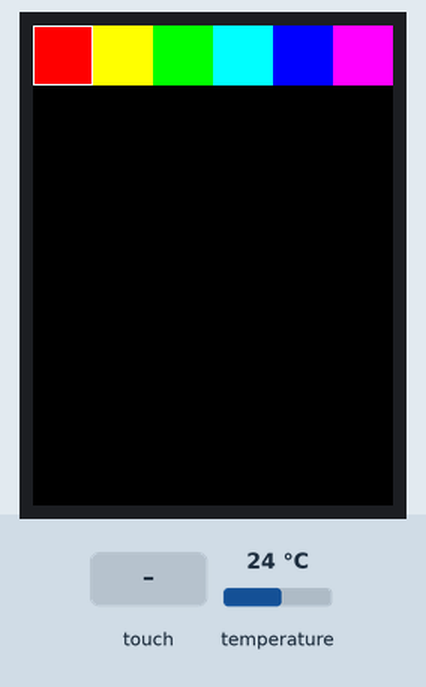
Simulated run of this sketch. Board: Arduino Uno, built with avr-gcc and run on an emulated ATmega328P. Parts: 240×320 colour display. The test bench sets the inputs (shaded band); at power-on: temperature 24 °C. The local clock reads 2024-03-15 10:24:30 at power-on unless the sketch sets it.

Above: at 2.5 s.
2.6 s: touch panel pressed at 13 % / 10 % of its raw x / y range
Timing chart, 0 to 5.6 s (numbered marks = the images above; inputs shaded):
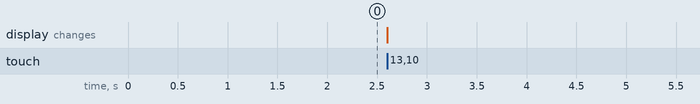

The sketch:

Orientation___rtc.ino
```cpp
/*
   Roman Yushchyk
   200368308
   Alarm Clock
*/
// Library list
#include <TouchScreen.h>
#include <Adafruit_GFX.h>    // Core graphics library
#include <Adafruit_TFTLCD.h> // Hardware-specific library
//#include <UTFTGLUE.h>
//#include <TFT_HX8357GLUE.h>
//#include <MCUFRIEND_kbv.h>
#include <DS3231.h>

// Intstantiation of a LCD TFT
//MCUFRIEND_kbv tft;
//TFT_HX8357GLUE tft;
Adafruit_TFTLCD tft;

// Real time clock Intstantiation
DS3231  rtc(SDA, SCL);

// Pin Assignment for a screen
uint8_t YP = A1;  // must be an analog pin, use "An" notation!
uint8_t XM = A2;  // must be an analog pin, use "An" notation!
uint8_t YM = 7;   // can be a digital pin
uint8_t XP = 6;   // can be a digital pin

// Object declaration
uint8_t SwapXY; // Swap switch state container
uint16_t TS_LEFT; // Touch screen reference value container
uint16_t TS_RT; // Touch screen reference value container
uint16_t TS_TOP; // Touch screen reference value container
uint16_t TS_BOT; // Touch screen reference value container
uint16_t identifier;
uint8_t Orientation = 0;    // 0 - 3, 0 - PORTRAIT(USB Side), 1 - Landscape
uint16_t tmp;
uint16_t xpos, ypos;  //screen coordinates
int16_t BOXSIZE;
int16_t PENRADIUS = 3;
uint16_t oldcolor, currentcolor;
char *name = "Unknown controller"; // Screen controller name container
static word totalTime, elapsedTime, playback, minutes, seconds, lastSeconds, minutesR, secondsR;
float currentTemperature, temperature;
String currentClock, currentHours, currentMinutes, currentSeconds, currentDate;
String timeString, hoursString, minutesString, secondsString, hoursS, minutesS, secondsS, dateS;
#define MINPRESSURE 20
#define MAXPRESSURE 1000
#define SWAP(a,b) {uint16_t tmp = a; a = b; b = tmp;}
// Color table
#define Black           0x0000      /*   0,   0,   0 */
#define Navy            0x000F      /*   0,   0, 128 */
#define DarkGreen       0x03E0      /*   0, 128,   0 */
#define DarkCyan        0x03EF      /*   0, 128, 128 */
#define Maroon          0x7800      /* 128,   0,   0 */
#define Purple          0x780F      /* 128,   0, 128 */
#define Olive           0x7BE0      /* 128, 128,   0 */
#define LightGrey       0xC618      /* 192, 192, 192 */
#define DarkGrey        0x7BEF      /* 128, 128, 128 */
#define Blue            0x001F      /*   0,   0, 255 */
#define Green           0x07E0      /*   0, 255,   0 */
#define Cyan            0x07FF      /*   0, 255, 255 */
#define Red             0xF800      /* 255,   0,   0 */
#define Magenta         0xF81F      /* 255,   0, 255 */
#define Yellow          0xFFE0      /* 255, 255,   0 */
#define White           0xFFFF      /* 255, 255, 255 */
#define Orange          0xFD20      /* 255, 165,   0 */
#define GreenYellow     0xAFE5      /* 173, 255,  47 */
#define Pink            0xF81F
// Touch screen input instantiation
TouchScreen ts = TouchScreen(XP, YP, XM, YM, 300);
// Touch point container
TSPoint tp;

void draw_Note_Screen() { // Draw Note function
  ts = TouchScreen(XP, YP, XM, YM, 300);
  tft.begin(identifier);
  tft.setRotation(Orientation);
  BOXSIZE = tft.width() / 6;
  tft.fillScreen(Black);
  tft.fillRect(0, 0, BOXSIZE, BOXSIZE, Red);
  tft.fillRect(BOXSIZE, 0, BOXSIZE, BOXSIZE, Yellow);
  tft.fillRect(BOXSIZE * 2, 0, BOXSIZE, BOXSIZE, Green);
  tft.fillRect(BOXSIZE * 3, 0, BOXSIZE, BOXSIZE, Cyan);
  tft.fillRect(BOXSIZE * 4, 0, BOXSIZE, BOXSIZE, Blue);
  tft.fillRect(BOXSIZE * 5, 0, BOXSIZE, BOXSIZE, Magenta);
  tft.drawRect(0, 0, BOXSIZE, BOXSIZE, White);
  currentcolor = Red;
  delay(1000);

}

void note_Touch_Input_loop() { // Draw_Note_Loop_Function;

  // are we in top color box area ?
  if (ypos < BOXSIZE) {               //draw white border on selected color box
    oldcolor = currentcolor;

    if (xpos < BOXSIZE) {
      currentcolor = Red;
      tft.drawRect(0, 0, BOXSIZE, BOXSIZE, White);
    } else if (xpos < BOXSIZE * 2) {
      currentcolor = Yellow;
      tft.drawRect(BOXSIZE, 0, BOXSIZE, BOXSIZE, White);
    } else if (xpos < BOXSIZE * 3) {
      currentcolor = Green;
      tft.drawRect(BOXSIZE * 2, 0, BOXSIZE, BOXSIZE, White);
    } else if (xpos < BOXSIZE * 4) {
      currentcolor = Cyan;
      tft.drawRect(BOXSIZE * 3, 0, BOXSIZE, BOXSIZE, White);
    } else if (xpos < BOXSIZE * 5) {
      currentcolor = Blue;
      tft.drawRect(BOXSIZE * 4, 0, BOXSIZE, BOXSIZE, White);
    } else if (xpos < BOXSIZE * 6) {
      currentcolor = Magenta;
      tft.drawRect(BOXSIZE * 5, 0, BOXSIZE, BOXSIZE, White);
    }

    if (oldcolor != currentcolor) { // rub out the previous white border
      if (oldcolor == Red) tft.fillRect(0, 0, BOXSIZE, BOXSIZE, Red);
      if (oldcolor == Yellow) tft.fillRect(BOXSIZE, 0, BOXSIZE, BOXSIZE, Yellow);
      if (oldcolor == Green) tft.fillRect(BOXSIZE * 2, 0, BOXSIZE, BOXSIZE, Green);
      if (oldcolor == Cyan) tft.fillRect(BOXSIZE * 3, 0, BOXSIZE, BOXSIZE, Cyan);
      if (oldcolor == Blue) tft.fillRect(BOXSIZE * 4, 0, BOXSIZE, BOXSIZE, Blue);
      if (oldcolor == Magenta) tft.fillRect(BOXSIZE * 5, 0, BOXSIZE, BOXSIZE, Magenta);
    }
  }
  // are we in drawing area ?
  if (((ypos - PENRADIUS) > BOXSIZE) && ((ypos + PENRADIUS) < tft.height())) {
    tft.fillCircle(xpos, ypos, PENRADIUS, currentcolor);
  }
  // are we in erase area ?
  if (ypos > tft.height() - 10) {
    // press the bottom of the screen to erase
    tft.fillRect(0, BOXSIZE, tft.width(), tft.height() - BOXSIZE, Black);
  }
}


void drawHomeClock() {
  ts = TouchScreen(XP, YP, XM, YM, 300);
  tft.begin(identifier);
  tft.setRotation(Orientation);
  tft.fillScreen(Black);
  timeString = rtc.getTimeStr();
  currentHours = timeString.substring(0, 2);
  currentMinutes = timeString.substring(3, 5);
  currentSeconds = timeString.substring(6, 8);

  tft.setTextSize(2);
  tft.setTextColor(Green);
  tft.setCursor(224, 50);
  tft.print(currentSeconds);
  tft.setCursor(128, 50);
  tft.print(currentMinutes);
  tft.setCursor(32, 50);
  tft.print(currentHours);
  drawColon();
}

void drawColon() {
  tft.fillCircle (112, 65, 4, Green);
  tft.fillCircle (112, 85, 4, Green);
  tft.fillCircle (208, 65, 4, Green);
  tft.fillCircle (208, 85, 4, Green);
}

void setup() {
  // put your setup code here, to run once:
  Serial.begin(9600);
  tft.begin(9600);
  tft.reset();
  rtc.begin();
  identifier = tft.readID();
  if (identifier == 0x8357) {
    name = "HX8357D";
    TS_LEFT = 904; TS_RT = 170; TS_TOP = 950; TS_BOT = 158;
    SwapXY = 1;
  }
  else {
    name = "unknown";
  }

  // Orientation TFT screen
  switch (Orientation) {
    case 0:   break;        // No change,  calibrated for PORTRAIT
    case 1: SWAP(TS_LEFT, TS_BOT);  SWAP(TS_TOP, TS_RT); break; // Landscape
    case 2: SWAP(TS_LEFT, TS_RT); SWAP(TS_BOT, TS_TOP); break;
    case 3: SWAP(TS_RT, TS_BOT); SWAP(TS_RT, TS_LEFT); break;
  }
  currentTemperature = rtc.getTemp();
  currentDate = rtc.getDateStr();
  currentClock = rtc.getTimeStr();
  timeString = rtc.getTimeStr();
  currentHours = timeString.substring(0, 2);
  currentMinutes = timeString.substring(3, 5);
  currentSeconds = timeString.substring(6, 8);
  // Draw Notes page
  draw_Note_Screen();

}


void loop() {
  // put your main code here, to run repeatedly:

  tp = ts.getPoint();   //tp.x, tp.y are ADC values
  pinMode(XM, OUTPUT);
  pinMode(YP, OUTPUT);
  pinMode(XP, OUTPUT);
  pinMode(YM, OUTPUT);

  if (tp.z > MINPRESSURE && tp.z < MAXPRESSURE) {
    if (SwapXY != (Orientation & 1)) SWAP(tp.x, tp.y);
    // scale from 0->1023 to tft.width  i.e. left = 0, rt = width
    // most mcufriend have touch (with icons) that extends below the TFT
    // screens without icons need to reserve a space for "erase"
    // scale the ADC values from ts.getPoint() to screen values e.g. 0-239

    // Touch Screen input orientation
    if (Orientation == 0) {
      xpos = map(tp.x, TS_LEFT, TS_RT, 0, tft.width());
      ypos = map(tp.y, TS_BOT, TS_TOP, 0, tft.height());

    }
    else if (Orientation == 1) {
      xpos = map(tp.x, TS_LEFT, TS_RT, 0, tft.width());
      ypos = map(tp.y, TS_TOP, TS_BOT, 0, tft.height());
    }
    else if (Orientation == 2) {
      xpos = map(tp.x, TS_LEFT, TS_RT, 0, tft.width());
      ypos = map(tp.y, TS_BOT, TS_TOP, 0, tft.height());
    }
    else if (Orientation == 3) {
      xpos = map(tp.x, TS_RT, TS_LEFT, 0, tft.width());
      ypos = map(tp.y, TS_TOP, TS_BOT, 0, tft.height());
    }
    note_Touch_Input_loop();


  }
  //drawHomeClock();

}
```
